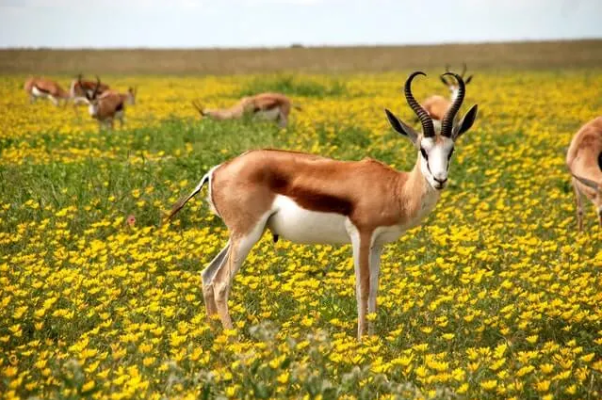
%> input picture DSP LAB/deer.png, 602 x 400 px
$ octave sig_img_decimation.m   (GNU Octave 9; MATLAB toolbox functions it lacks are replaced by stand-ins)
%> lines starting %> are read from the running program, lines starting %| are printed output that depends on the picture
clc;
clear;
close all;

fs = 1000;
t = 0:1/fs:0.1;
f = 50;

x = sin(2*pi*f*t);

% Decimation for signals
p1 = decimate(x, 3);
p2 = decimate(x, 5);
p3 = decimate(x, 10);

figure;

% ==== Signal plots (top row) ====
subplot(2,3,1);
stem(x, 'filled');
title("Original signal");

subplot(2,3,2);
stem(p1, 'filled');
title("Decimated by factor 3");

subplot(2,3,3);
stem(p2, 'filled');
title("Decimated by factor 5");

% ==== Image plots (bottom row, larger) ====
i = imread("deer.png");
%> i is the input picture: size 400x602x3 uint8; mean R, G, B 165.5, 147.2, 67.7
j = rgb2gray(i);
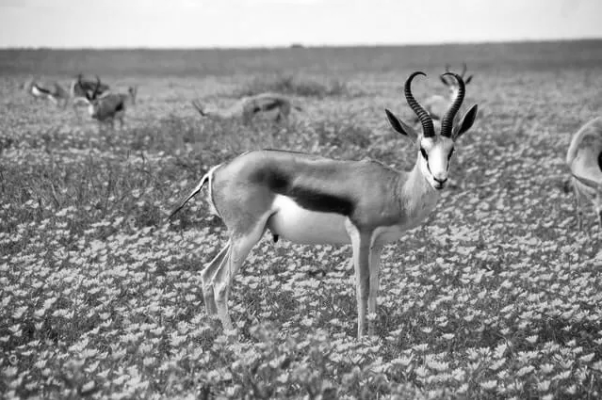
%> j: size 400x602 uint8; min 1, max 255, mean 143.6

subplot(2,3,4);
imshow(j);
title("Gray image");

img_d10 = j(1:10:end, 1:10:end);
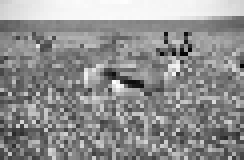
%> img_d10: size 40x61 uint8 (shown 4 times larger); min 2, max 254, mean 143.5
subplot(2,3,5);
imshow(img_d10);
title("Image decimation x10");

img_d15 = j(1:15:end, 1:15:end);
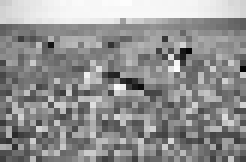
%> img_d15: size 27x41 uint8 (shown 6 times larger); min 4, max 253, mean 144.6
subplot(2,3,6);
imshow(img_d15);
title("Image decimation x15");
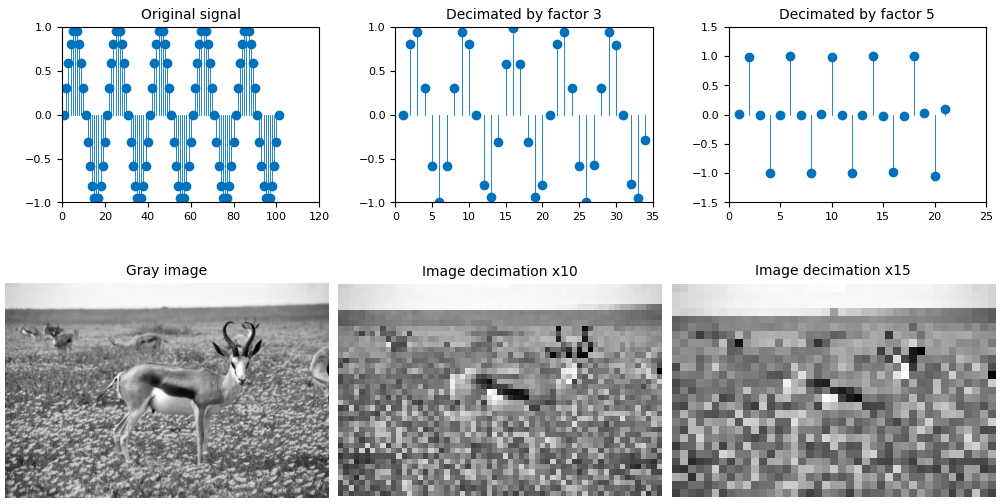
%> figure redrawn from the program's plot data, 6 panels

% If you also want factor 20, replace any image above
% img_d20 = j(1:20:end, 1:20:end);
% imshow(img_d20);
% title("Image decimation x20");
